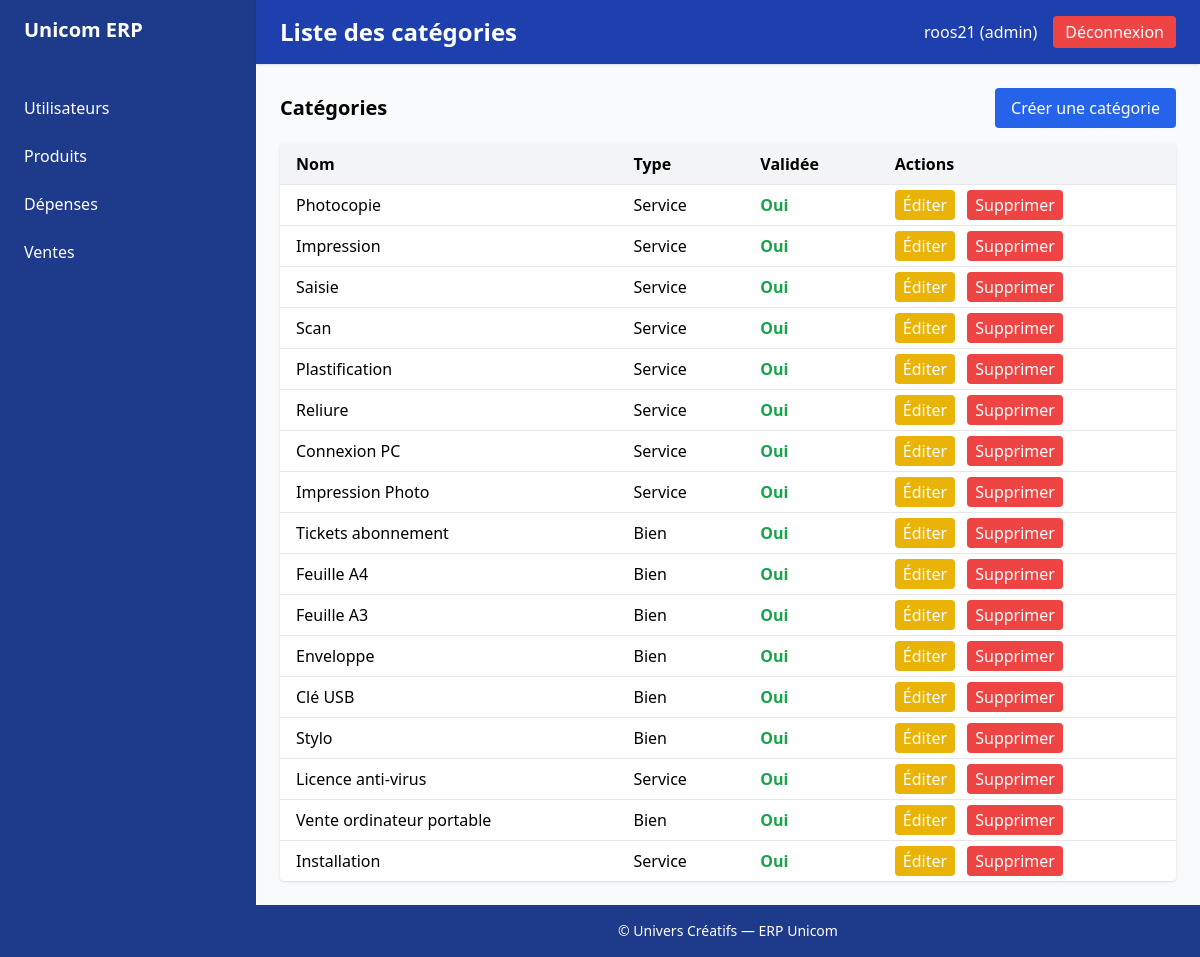
Screenshot of /sales/categories/ (signed in) with the database file from the repository.
### accounts/models.py (models this page shows, shortened)
class User(AbstractUser, PermissionsMixin, SoftDeleteMixin):
    class Role(models.TextChoices):
        GERANT = "gerant", "Gérant d'antenne"
        ADMIN = "admin", "Admin central"
        DIRECTEUR = "directeur", "Directeur"
        SUPERVISEUR = "superviseur", "Superviseur régional"
    role = models.CharField(
        max_length=20,
        choices=Role.choices,
        default=Role.GERANT,
        help_text="Détermine les permissions et les accès aux modules."
    )
    antenne = models.CharField(
        max_length=255,
        blank=True,
        null=True,
        help_text="Nom de l'antenne rattachée"
    )
    telephone = models.CharField(
        max_length=20,
        blank=True,
        null=True,
        help_text="Numéro de téléphone professionnel"
    )
    is_blocked = models.BooleanField(
        default=False,
        help_text="Blocage manuel : coupe l'accès sans supprimer le compte."
    )
    date_creation = models.DateTimeField(
        auto_now_add=True,
        help_text="Date de création du compte"
    )
    date_derniere_connexion = models.DateTimeField(
        blank=True,
        null=True,
        help_text="Dernière connexion réussie"
    )
    groups = models.ManyToManyField(
        'auth.Group',
        related_name='accounts_user_set',
        related_query_name='accounts_user',
        blank=True,
        help_text='Groupes de permissions de l’utilisateur.'
    )
    user_permissions = models.ManyToManyField(
        'auth.Permission',
        related_name='accounts_user_set',
        related_query_name='accounts_user',
        blank=True,
        help_text='Permissions spécifiques de l’utilisateur.'
    )

### sales/models.py (models this page shows, shortened)
class Category(TimeStampedModel):
    TYPE_CHOICES = [
        ('service', 'Service'),
        ('bien', 'Bien'),
    ]
    name = models.CharField(max_length=100, unique=True)
    type = models.CharField(max_length=10, choices=TYPE_CHOICES)
    is_validated = models.BooleanField(default=False)
    created_at = models.DateTimeField(auto_now_add=True,null=True, blank=True)

### accounts/decorators.py (the view)
        def wrapper(request, *args, **kwargs):
            if not request.user.is_authenticated:
                return redirect("accounts:login")  # Redirige l'utilisateur vers la page de login si non authentifié
            if request.user.role not in roles:
                messages.error(request, "Vous n'avez pas la permission d'accéder à cette page.")
                return redirect("accounts:no_permission")  # Redirige vers une page d'absence de permission
            return view_func(request, *args, **kwargs)

### accounts/templatetags/auth_extras.py (called while the page is built)
@register.simple_tag
def role_permissions(role):
    return ROLE_PERMISSIONS.get(role, set())

### sales/views.py (called while the page is built)
@login_required
@role_required('admin', 'manager')  # Exemple de rôle nécessaire pour accéder à cette vue
def category_list(request):
    categories = Category.objects.all()
    return render(request, 'sales/category_list.html', {'categories': categories})

### templates/sales/category_list.html (shortened to what this page needs)
{% extends 'base.html' %}
{% block page_title %}Liste des catégories{% endblock %}
{% block content %}
<div class="flex justify-between items-center mb-4">
    <h2 class="text-xl font-semibold">Catégories</h2>
    <a href="{% url 'sales:category_create' %}" class="px-4 py-2 bg-blue-600 text-white rounded hover:bg-blue-700">Créer une catégorie</a>
</div>
<table class="min-w-full bg-white shadow rounded overflow-hidden">
    <thead class="bg-gray-100">
        <tr>
            <th class="px-4 py-2 text-left">Nom</th>
            <th class="px-4 py-2 text-left">Type</th>
            <th class="px-4 py-2 text-left">Validée</th>
            <th class="px-4 py-2 text-left">Actions</th>
        </tr>
    </thead>
    <tbody>
        {% for category in categories %}
        <tr class="border-t hover:bg-gray-50">
            <td class="px-4 py-2">{{ category.name }}</td>
            <td class="px-4 py-2">{{ category.get_type_display }}</td>
            <td class="px-4 py-2">
                {% if category.is_validated %}
                    <span class="text-green-600 font-semibold">Oui</span>
                {% else %}
                    <span class="text-red-600 font-semibold">Non</span>
                {% endif %}
            </td>
            <td class="px-4 py-2 space-x-2">
                <a href="{% url 'sales:category_update' category.pk %}" class="px-2 py-1 bg-yellow-500 text-white rounded hover:bg-yellow-600">Éditer</a>
                <a href="{% url 'sales:category_delete' category.pk %}" class="px-2 py-1 bg-red-500 text-white rounded hover:bg-red-600">Supprimer</a>
            </td>
        </tr>
        {% empty %}
        <tr>
            <td colspan="4" class="px-4 py-2 text-center text-gray-500">Aucune catégorie trouvée.</td>
        </tr>
        {% endfor %}
    </tbody>
</table>
{% endblock %}

### templates/base.html (shortened to what this page needs)
{% load auth_extras %}
{% load static %}
<!DOCTYPE html>
<html lang="fr">
  <head>
    <script src="https://cdn.tailwindcss.com"></script>
  </head>
  <body class="bg-gray-50 flex min-h-screen">
    <aside class="w-64 bg-blue-900 text-white flex-shrink-0">
        {% include 'nav/navbar.html' %}
    </aside>
    <div class="flex-1 flex flex-col">
      <header class="bg-blue-800 text-white shadow px-6 py-4 flex justify-between items-center">
        <h1 class="text-2xl font-semibold">
          {% block page_title %}{% endblock %}
        </h1>
        <div class="flex items-center space-x-4">
          {% if user.is_authenticated %}
            <span class="font-medium">{{ user.username }} ({{ user.role }})</span>
            <a href="{% url 'accounts:logout' %}" class="px-3 py-1 bg-red-500 hover:bg-red-600 rounded">Déconnexion</a>
          {% endif %}
        </div>
      </header>
      <main class="flex-1 p-6 overflow-auto">
        {% block content %}
        {% endblock %}
      </main>
      <footer class="bg-blue-900 text-white text-center py-4 text-sm">&copy; {{ now.year }} Univers Créatifs — ERP Unicom</footer>
    </div>
  </body>
</html>

### rows the page displays
User: username "roos21", role "admin"
Category: name "Photocopie", type "Service", is_validated "Oui"
Category: name "Impression", type "Service", is_validated "Oui"
Category: name "Saisie", type "Service", is_validated "Oui"
Category: name "Scan", type "Service", is_validated "Oui"
Category: name "Plastification", type "Service", is_validated "Oui"
Category: name "Reliure", type "Service", is_validated "Oui"
Category: name "Connexion PC", type "Service", is_validated "Oui"
Category: name "Impression Photo", type "Service", is_validated "Oui"
Category: name "Tickets abonnement", type "Bien", is_validated "Oui"
Category: name "Feuille A4", type "Bien", is_validated "Oui"
Category: name "Feuille A3", type "Bien", is_validated "Oui"
Category: name "Enveloppe", type "Bien", is_validated "Oui"
Category: name "Clé USB", type "Bien", is_validated "Oui"
Category: name "Stylo", type "Bien", is_validated "Oui"
Category: name "Licence anti-virus", type "Service", is_validated "Oui"
Category: name "Vente ordinateur portable", type "Bien", is_validated "Oui"
Category: name "Installation", type "Service", is_validated "Oui"
